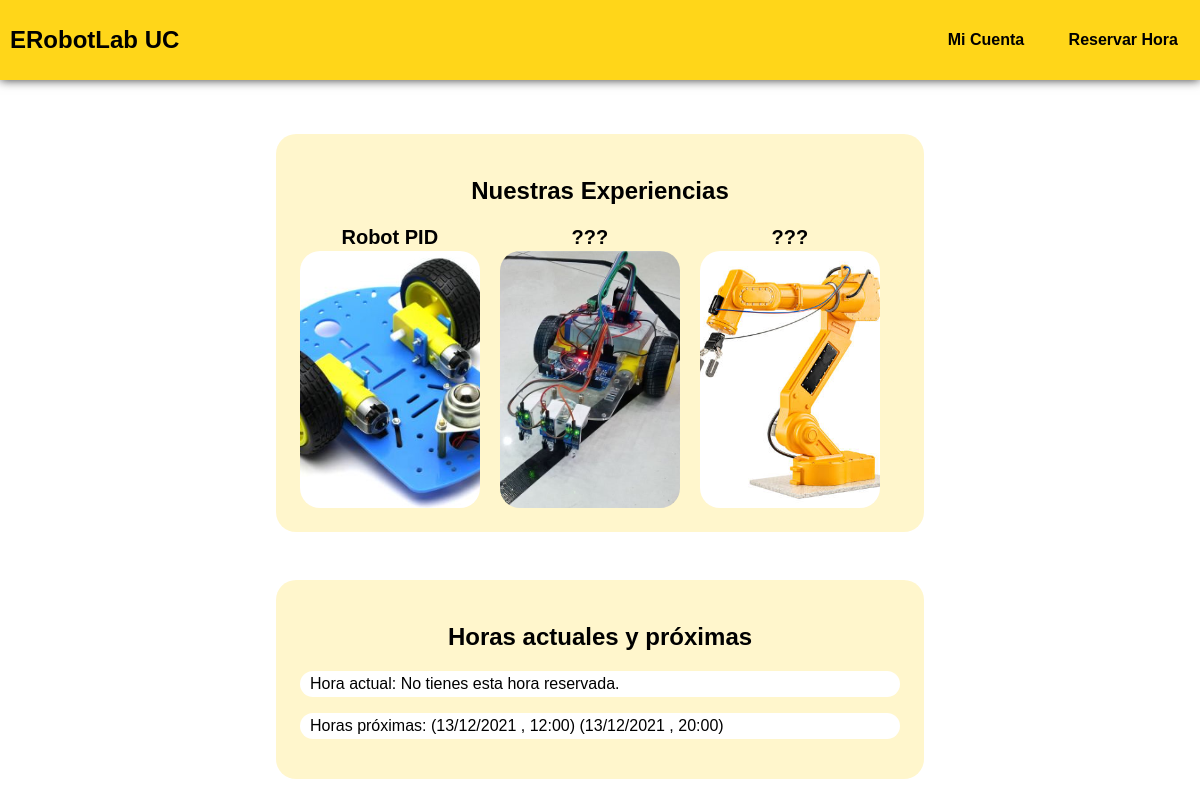
/main (signed in), run on the app's committed database.
### tables this page shows
CREATE TABLE reservas (
    id_user INTEGER,
    id_exp INTEGER,
    created TIMESTAMP NOT NULL DEFAULT CURRENT_TIMESTAMP,
    fecha TEXT NOT NULL,
    hora TEXT NOT NULL,
    id_enc INTEGER NOT NULL,
    taken BIT NOT NULL DEFAULT 1,
    FOREIGN KEY (id_user) REFERENCES usuarios(id),
    FOREIGN KEY (id_exp) REFERENCES experiencias(id),
    FOREIGN KEY (id_enc) REFERENCES usuarios(id),
    PRIMARY KEY (id_user, id_exp, fecha, hora)
);

### app.py (the view)
@app.route("/main")
def main():
    if not session:
        return redirect(url_for('index'))
    id_user = session["user_id"]
    usuario = get_user(id_user)
    full_date = datetime.now().strftime("%d/%m/%Y %H").split(" ")
    hoy = full_date[0]
    if hoy[0] == "0":
        hoy = hoy[1:]
    ahora = full_date[1] +":00"
    conn = get_db_connection()
    tiene_hora  = conn.execute('SELECT * FROM reservas WHERE id_user = ? AND fecha = ? AND hora = ?', (id_user, hoy, ahora,)).fetchone()
    week = conn.execute('SELECT * FROM reservas WHERE id_user = ?',
                        (id_user,)).fetchall()
    coming_up = []
    if tiene_hora:
        global was_redic
        was_redic = True
    dia_h, mes_h, año_h = hoy.split("/")
    for res in week:
        dia_r, mes_r, año_r = res['fecha'].split("/")
        if ((dia_r >= dia_h) & (mes_r >= mes_h) & (año_r >= año_h)):
            coming_up.append(res)
    conn.close()
    return render_template("pagina_principal/info_lab.html", now = tiene_hora, week = coming_up)

### app.py (called while the page is built)
def get_db_connection():
    conn = sqlite3.connect('database.db')
    conn.row_factory = sqlite3.Row
    return conn

def get_user(id_user):
    conn = get_db_connection()
    user = conn.execute('SELECT * FROM usuarios WHERE id = ?',
                        (id_user,)).fetchone()
    conn.close()
    if user is None:
        abort(404)
    return user

### templates/pagina_principal/info_lab.html (shortened to what this page needs)
<!doctype html>
	<html>
	<head>
		<link rel="stylesheet" href="{{ url_for('static', filename = 'css/estilo_lab.css') }}">
	</head>
	<body>
		<div class="header">
			<nav>
			<h1> ERobotLab UC</h1>
			<div class="nav-links">
				<a class='link' href="{{ url_for('perfil') }}">Mi Cuenta</a>
				<a class='link' href="{{ url_for('res') }}">Reservar Hora</a>
			</div>
			</nav>
		</div>
		<div id="wrapper">
			<div class="container">
				<div class="square">
					<h2> Nuestras Experiencias </h2>
					<div class="container_sim">
						<div class="container_exp">
							<p class="nombre"> Robot PID </p>
							<a class="inlink" href= "{{ url_for('exper') }}">
								<div class="block" id="img_pid">
									<div class ="desc">
									</div>
								</div>
							</a>
						</div>
						<div class="container_exp">
							<p class="nombre"> ??? </p>
							<div class="block" id="img_line_follower">
								<div class ="desc">
								</div>
							</div>
						</div>
						<div class="container_exp">
							<p class="nombre"> ??? </p>
							<div class="block" id="img_robotic_arm">
								<div class ="desc">
								</div>
							</div>
						</div>
					</div>
			</div>
			<div class="square">
				<h2> Horas actuales y próximas</h2>
				<div class="container_horas">
					<p> Hora actual:
				{% if now %}
					<a href="{{ url_for('experiencia_base_movil') }}"> Tienes reservada la hora: accede aquí!</a>
				{% else %}
					No tienes esta hora reservada.
   				{% endif %}
				</p>
				</div>
				<div = class="container_horas">
					<p> Horas próximas:
						{% if week %}
						{% for day in week %}
      					({{day["fecha"]}} , {{day["hora"]}})
      					{% endfor %}
   						{% endif %} </p>
				</div>
			</div>
		</div>
	</div>
	</body>

### static/css/estilo_lab.css (style rules this page uses)
body { background-color: #ffffff; font-family: 'Montserrat', sans-serif; font-style: normal; font-variant: normal; font-weight: 400; line-height: 26.4px; color: #ffffff; margin: 0px; text-align: center; }
.container { display: flex; flex-direction: column; justify-content: center; align-items: center; }
.square { background-color: rgb(255, 210, 0, 0.2); width: 50%; padding: 2%; margin: 2%; color: #000000; border-radius: 20px; }
.container_sim { display: flex; flex-direction: row; }
.block { background-color: white; border-radius: 20px; background-size: cover; background-position: center; width: 100%; height: 100%; }
#img_pid { background-image: url(../img/mobile_base.jpeg); }
#img_line_follower { background-image: url(../img/line_follower.jpeg); }
#img_robotic_arm { background-image: url(../img/robotic_arm.jpeg); }
.desc { font-size: 12px; text-align: center; padding:10px; background-color: transparent; height: 100%; color: transparent; border-radius: 20px; font-weight: bolder; }
.container_horas { background-color: white; border-radius: 20px; padding-left: 10px; text-align: left; }
.nombre { font-weight: bolder; font-size: 20px; text-align: center; margin: 0px; }
.container_exp { display: flex; flex-direction: column; width: 15vw; margin-right: 1.7vw; }
#wrapper { margin-top: 110px;; }
nav { width:99%; background-color: rgb(255, 210, 0, 0.9); color: black; height: 60px; padding: 10px; display: flex; justify-content: space-between; align-items: center; font-family: 'Montserrat', sans-serif; font-style: extra-bold; font-variant: normal; font-weight: bolder; border: none; margin: none; margin-top: 0px; }
.link { height: 40px; padding: 21.5px 20px; letter-spacing: 120%; }
.nav-links a { text-decoration: none; color: black; }
.inlink { text-decoration: none; color: black; }
.header { position: fixed; width: 100%; background-color: white; top:0; z-index: 1; box-shadow: 0px 0 10px rgba(0, 0, 0, 0.8); }

### data on the page
reservas: fecha "13/12/2021", hora "12:00"
reservas: fecha "13/12/2021", hora "20:00"
